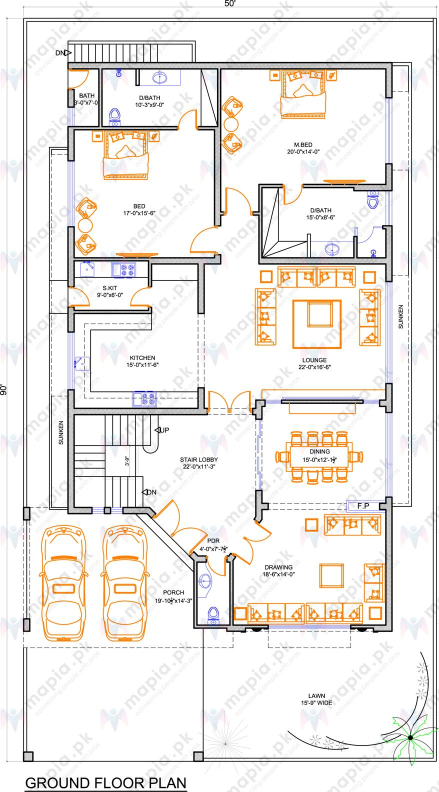
#> input picture 1/00770eba64db20501bbd30bb21ce6aa5.jpg, 877 x 1584 px (shown at 1/2 size); its folder holds only this picture in this run
$ python -i scanner.py   (imports and definitions only)
#> lines starting #> are read from the running program, lines starting #| are printed output that depends on the picture
"""
Image Scanner & Dataset Discovery Engine.

Discovers images across source folders (1, 3, 5, 7, 10, elevationwithfloorplan),
computes SHA-256, MD5, and 64-bit perceptual hashes (pHash), identifies drawing types,
generates stable unique drawing IDs, preserves source file immutability,
and manages the complete dataset manifest (outputs/dataset_manifest.json).
"""

import os
import hashlib
import json
import time
from typing import Dict, List, Tuple, Any, Optional
import cv2
import numpy as np

SUPPORTED_EXTENSIONS = {".png", ".jpg", ".jpeg", ".tiff", ".tif", ".webp", ".pdf"}


# [40 lines left out: functions compute_sha256, compute_md5, compute_phash, hamming_distance, not called in this run]


def classify_image_type(image_path: str, img_bgr: Optional[np.ndarray] = None) -> str:
    """
    Classifies image drawing type:
    - 'elevation_with_floorplan': Combined sheet
    - 'colored_3d_rendered': Colored / 3D rendered floor plan
    - 'black_and_white_technical': Pure B&W technical architectural plan
    - 'scanned_blueprint': Scanned blueprint or aged drawing
    - 'floor_plan': Generic architectural floor plan
    - 'uncertain': Low confidence / corrupt
    """
    parent = os.path.basename(os.path.dirname(os.path.abspath(image_path))).lower()
    if parent == "elevationwithfloorplan":
        return "elevation_with_floorplan"

    if img_bgr is None:
        img_bgr = cv2.imread(image_path)
#> img_bgr is the input picture: shape (1584, 877, 3); mean B, G, R 230.9, 234.2, 237.4
    if img_bgr is None:
        return "unsupported"

    h, w = img_bgr.shape[:2]
#> h = 1584; w = 877
    gray = cv2.cvtColor(img_bgr, cv2.COLOR_BGR2GRAY)
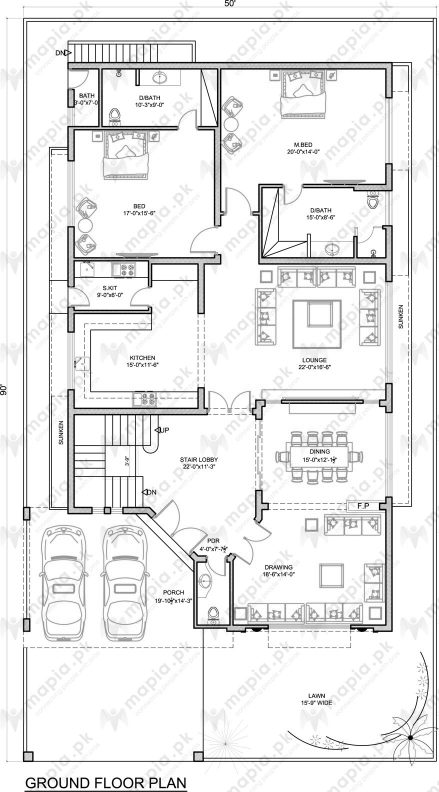
#> gray: shape (1584, 877) (shown at 1/2 size); min 0, max 255, mean 234.8
    edges = cv2.Canny(gray, 50, 150)
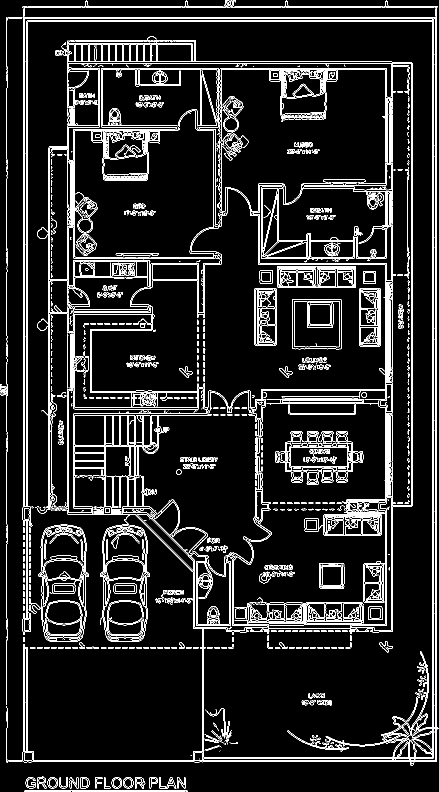
#> edges: shape (1584, 877) (shown at 1/2 size); 8.8% white in thin lines or dots
    edge_density = float(np.count_nonzero(edges)) / float(max(1, w * h))
#> edge_density = 0.0882

    if edge_density < 0.010:
        return "uncertain"

    # Color analysis
    if len(img_bgr.shape) == 3 and img_bgr.shape[2] == 3:
        hsv = cv2.cvtColor(img_bgr, cv2.COLOR_BGR2HSV)
#> hsv: shape (1584, 877, 3); mean H, S, V 20.7, 11.1, 238.6
        sat = hsv[:, :, 1]
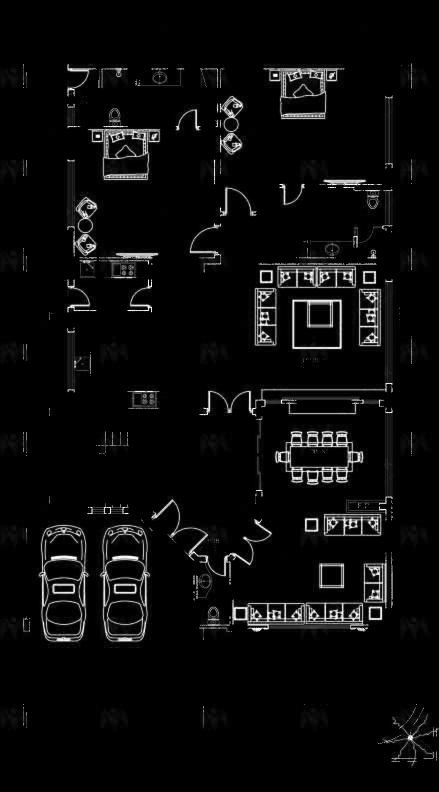
#> sat: shape (1584, 877) (shown at 1/2 size); min 0, max 255, mean 11.1
        val = hsv[:, :, 2]
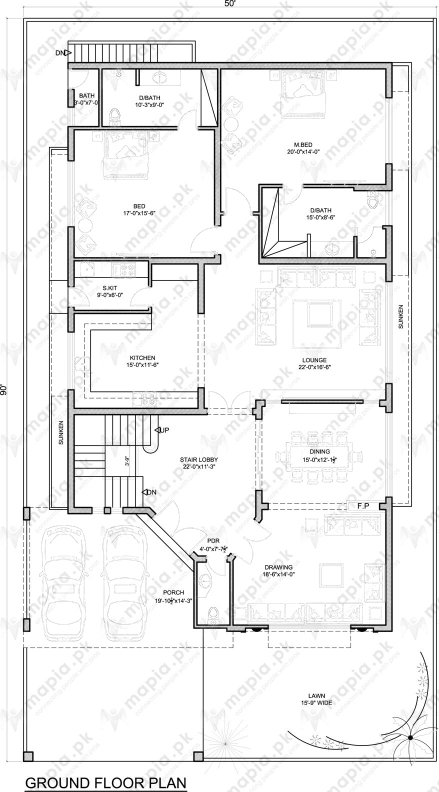
#> val: shape (1584, 877) (shown at 1/2 size); min 0, max 255, mean 238.6
        colored_ratio = float(np.count_nonzero((sat > 28) & (val > 60))) / float(max(1, w * h))
#> colored_ratio = 0.0715
        mean_sat = float(np.mean(sat))
#> mean_sat = 11.14

        if colored_ratio > 0.08 or mean_sat > 18.0:
            return "colored_3d_rendered"
        elif mean_sat < 5.0:
            bg_pixels = gray[gray > 200]
            bg_std = float(np.std(bg_pixels)) if len(bg_pixels) > 100 else 0.0
            if bg_std > 12.0:
                return "scanned_blueprint"
            return "black_and_white_technical"

    return "floor_plan"


class ImageScanner:
    """
    Scans specified directories and builds an immutable manifest of blueprint assets.
    """

    def __init__(self, source_roots: Optional[List[str]] = None):
        self.source_roots = source_roots or ["1", "3", "5", "7", "10", "elevationwithfloorplan"]

    # [132 lines left out: functions scan_all, generate_and_save_manifest, not called in this run]

>>> result = classify_image_type('../1/00770eba64db20501bbd30bb21ce6aa5.jpg')

$ run again, on 1/027c487cd8eb1a07ba644f292fd32e0c.jpg
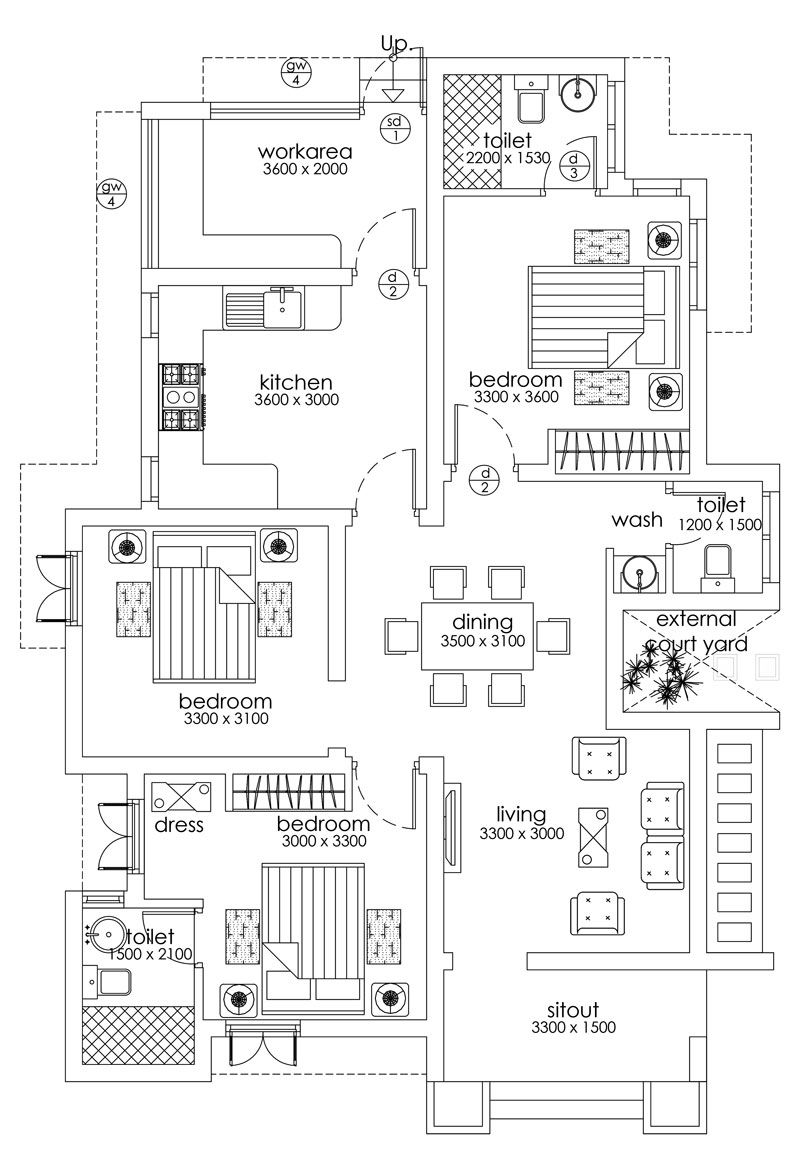
#> input picture 1/027c487cd8eb1a07ba644f292fd32e0c.jpg, 800 x 1163 px
#> in classify_image_type, img_bgr is the input picture: shape (1163, 800, 3); min 0, max 255, mean 240.5
#> in classify_image_type, `edges = cv2.Canny(gray, 50, 150)`:
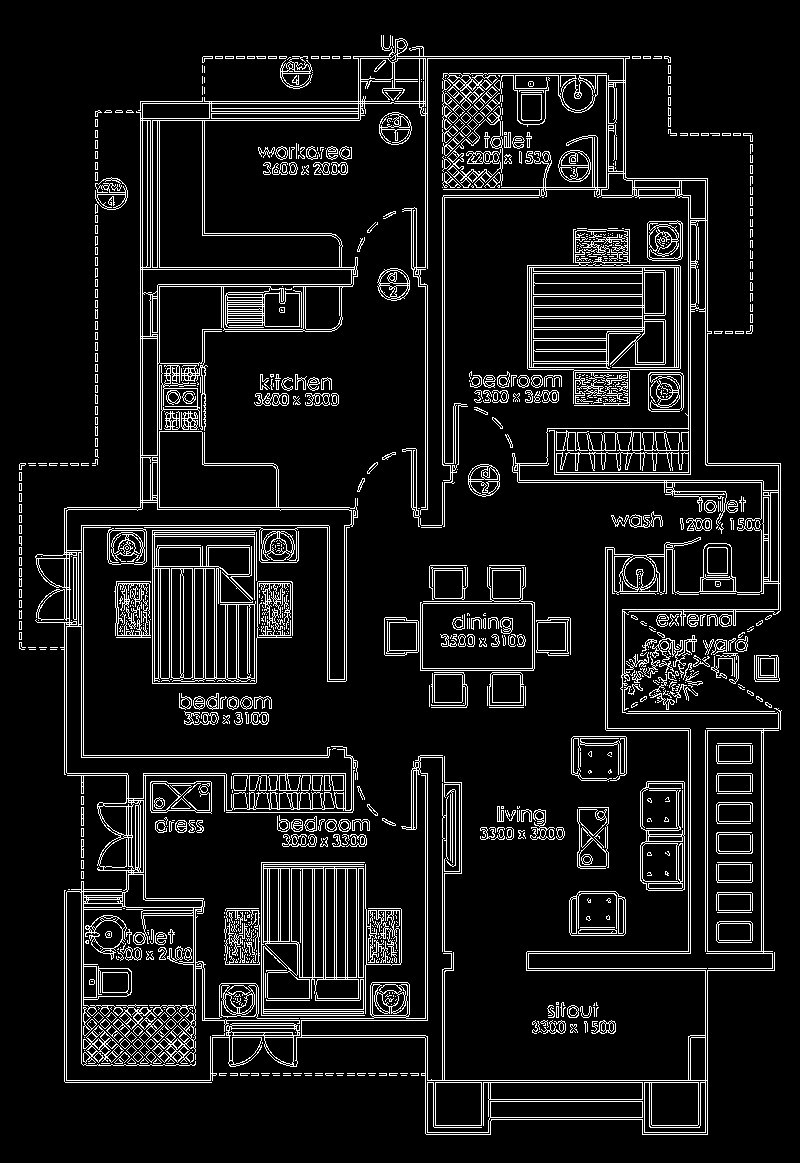
#> edges: shape (1163, 800); 9.5% white in thin lines or dots
#> edge_density = 0.0946
#> hsv: shape (1163, 800, 3); mean H, S, V 0, 0, 240.5
#> sat: shape (1163, 800); every value is 0
#> colored_ratio = 0
#> bg_std = 6.05

$ run again, on 1/066fdb423d3141c8d88131702ce86c43.jpg
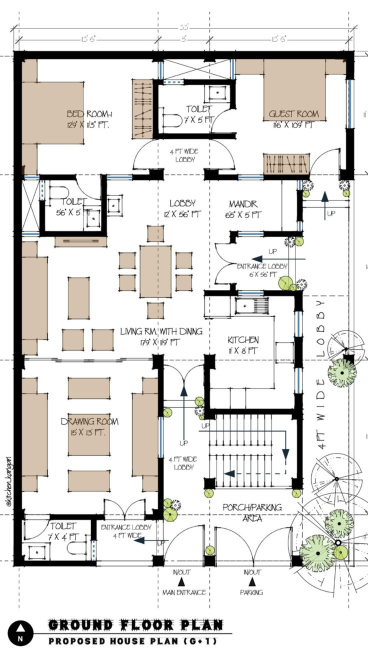
#> input picture 1/066fdb423d3141c8d88131702ce86c43.jpg, 736 x 1306 px (shown at 1/2 size)
#> in classify_image_type, img_bgr is the input picture: shape (1306, 736, 3); mean B, G, R 215.1, 218, 219.7
#> in classify_image_type, `edges = cv2.Canny(gray, 50, 150)`:
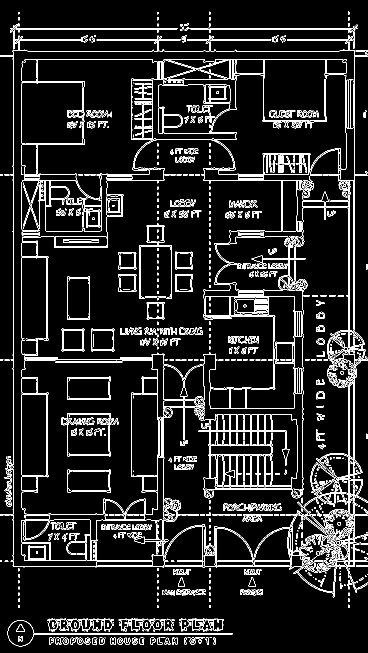
#> edges: shape (1306, 736) (shown at 1/2 size); 8.5% white in thin lines or dots
#> edge_density = 0.0848
#> hsv: shape (1306, 736, 3); mean H, S, V 8.6, 11.2, 220.3
#> in classify_image_type, `sat = hsv[:, :, 1]`:
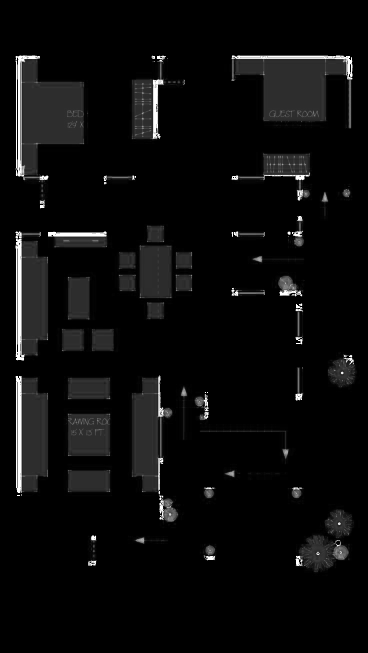
#> sat: shape (1306, 736) (shown at 1/2 size); min 0, max 255, mean 11.2
#> colored_ratio = 0.134
#> mean_sat = 11.25

$ run again, on 1/0a921f345fb033e3b0dbf402e9f6b90c.jpg
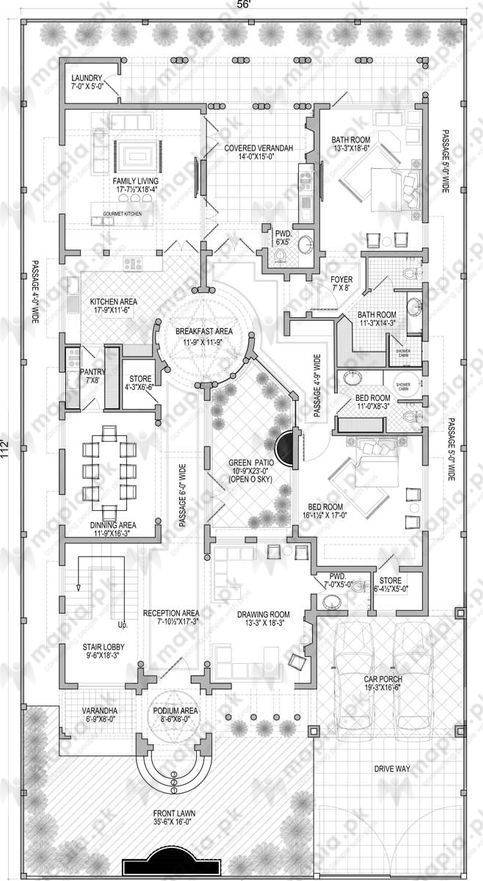
#> input picture 1/0a921f345fb033e3b0dbf402e9f6b90c.jpg, 483 x 881 px
#> in classify_image_type, img_bgr is the input picture: shape (881, 483, 3); min 0, max 255, mean 230.2
#> in classify_image_type, `edges = cv2.Canny(gray, 50, 150)`:
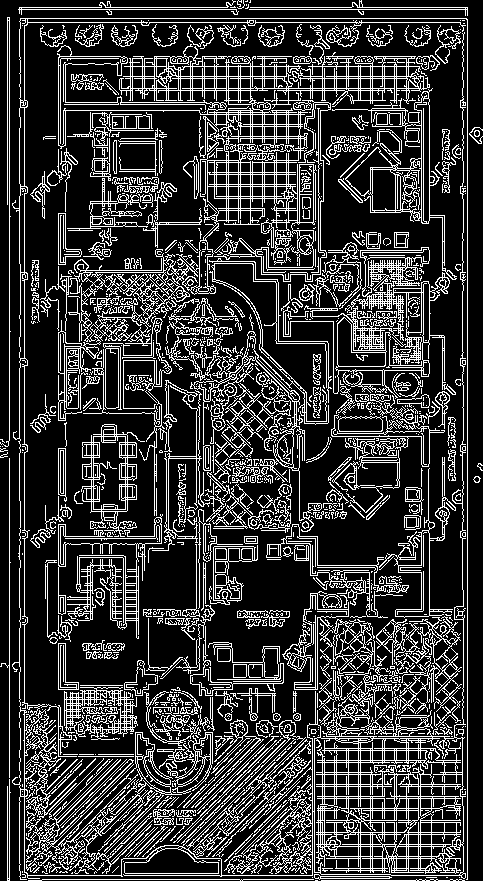
#> edges: shape (881, 483); 21.8% white in thin lines or dots
#> edge_density = 0.218
#> hsv: shape (881, 483, 3); mean H, S, V 0, 0, 230.2
#> sat: shape (881, 483); every value is 0
#> colored_ratio = 0
#> bg_std = 12.83
